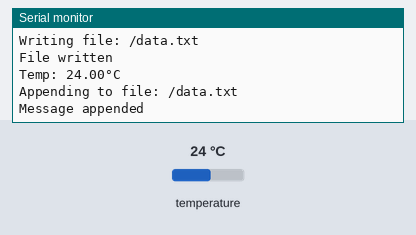
A program run on a simulated ESP32. On the bench: the last lines printed to the serial monitor. Inputs (shaded band) come from the test bench; at power-on: temperature 24 °C. Storage starts empty.

Above: at 1.2 s.
1.3 s: temperature set to 12 °C
At 6.5 s:
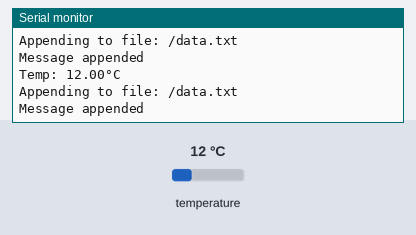
7.3 s: temperature set to 19 °C
At 10.9 s:
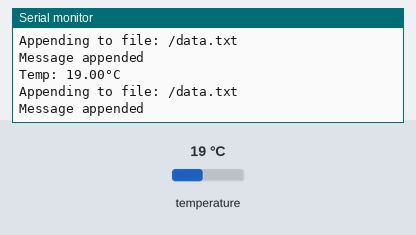
Timing chart, 0 to 12.4 s (numbered marks = the images above; inputs shaded):
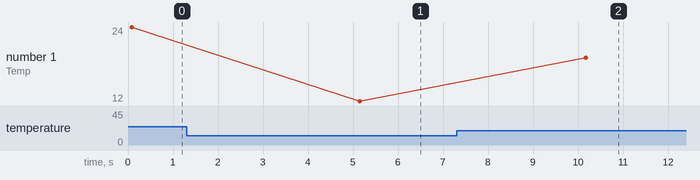

The program:

main.cpp
```cpp
// Libraries for SD card
#include <FS.h>
#include <SD.h>
#include <SPI.h>

#include <WiFi.h>
#include <time.h>
#include <Adafruit_BMP085.h>

#define SCLK 14
#define MISO  2
#define MOSI  15
#define CS  13


Adafruit_BMP085 bmp180;
String dataMessage;
SPIClass spi;


// Initialize SD card
void initSDCard(){

    spi.begin(SCLK, MISO, MOSI, CS);

  if (!SD.begin(CS,spi)) {
    Serial.println("Card Mount Failed");
    spi = SPIClass(HSPI);
    return;

  }

  uint8_t cardType = SD.cardType();

  if(cardType == CARD_NONE){
    Serial.println("No SD card attached");
    return;
  }
  Serial.print("SD Card Type: ");
  if(cardType == CARD_MMC){
    Serial.println("MMC");
  } else if(cardType == CARD_SD){
    Serial.println("SDSC");
  } else if(cardType == CARD_SDHC){
    Serial.println("SDHC");
  } else {
    Serial.println("UNKNOWN");
  }

  uint64_t cardSize = SD.cardSize() / (1024 * 1024);
  Serial.printf("SD Card Size: %lluMB\n",cardSize);
}

// Write to the SD card
void writeFile(fs::FS &fs, const char * path, const char * message) {
  Serial.printf("Writing file: %s\n", path);

  File file = fs.open(path, FILE_WRITE);
  if(!file) {
    Serial.println("Failed to open file for writing");
    return;
  }
  if(file.print(message)) {
    Serial.println("File written");
  } else {
    Serial.println("Write failed");
  }
  file.close();
}

// Append data to the SD card
void appendFile(fs::FS &fs, const char * path, const char * message) {
  Serial.printf("Appending to file: %s\n", path);

  File file = fs.open(path, FILE_APPEND);
  if(!file) {
    Serial.println("Failed to open file for appending");
    return;
  }
  if(file.print(message)) {
    Serial.println("Message appended");
  } else {
    Serial.println("Append failed");
  }
  file.close();
}

void initBMP180() {
if (!bmp180.begin()) {
    Serial.println("Could not find a valid BMP085 sensor, check wiring!");
}
}


void ReadTemperature() {
  float temperatureC = bmp180.readTemperature();
  String TempString = "Temp: " + String(temperatureC, 2) + "°C\r\n";
  Serial.println(TempString);
}


void setup() {
  Serial.begin(9600);
  initSDCard();
  initBMP180();

  // If the data.txt file doesn't exist
  // Create a file on the SD card and write the data labels
  File file = SD.open("/data.txt");
  if(!file) {
    Serial.println("File doesn't exist");
    Serial.println("Creating file...");
    writeFile(SD, "/data.txt", "Temperature Logger 256MB\r\n");
  }
  else {
    Serial.println("File already exists");
  }
  file.close();
}

void loop() {


float temperatureC = bmp180.readTemperature();
String TempString = "Temp: " + String(temperatureC, 2) + "°C\r\n";
Serial.println(TempString);
appendFile(SD, "/data.txt", TempString.c_str());
delay(5000);

}
```

Measured:
- after the input at 1.3 s, the serial monitor: prints a new line after 3.9 s (image 1)
- after the input at 7.3 s, the serial monitor: prints a new line after 2.9 s (image 2)
- plotted number 1: 24 → 12 after the input at 1.3 s, 12 → 19 after the input at 7.3 s
